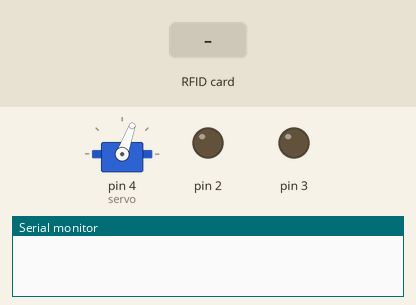
The sketch below on a simulated Arduino Uno, built with avr-gcc and run on an emulated ATmega328P. On the bench: servo, output pins drawn as LEDs (lit = HIGH), the last lines printed to the serial monitor. Inputs (shaded band) come from the test bench. Pins used as bus, display or sensor lines are not drawn.

Above: at 1.2 s.
1.3 s: RFID card 66 A1 C1 01 held to the reader
At 2.1 s:
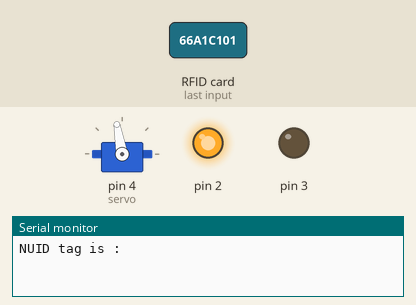
At 5.6 s:
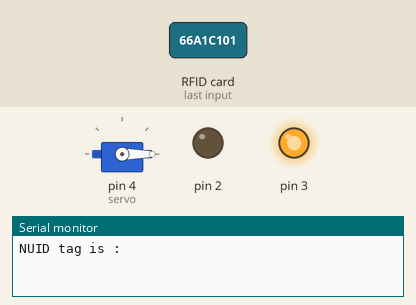
Timing chart, 0 to 7.1 s (numbered marks = the images above; inputs shaded):
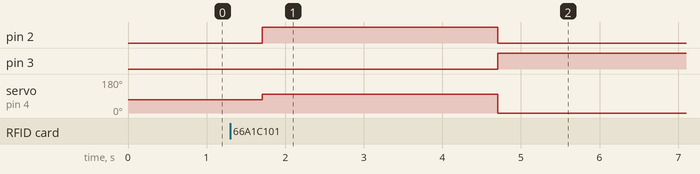

The sketch:

RFID_DoorLock.ino
```cpp
#include <Servo.h>
#include <LiquidCrystal.h>
#include <SPI.h>
#include <MFRC522.h>

#define SS_PIN 10
#define RST_PIN 9
String UID = "66 A1 C1 01";
byte lock = 0;

Servo servo;
MFRC522 rfid(SS_PIN, RST_PIN);


void setup() {
  Serial.begin(9600);
  servo.write(70);
  servo.attach(4);
  SPI.begin();
  rfid.PCD_Init();
  pinMode(2, OUTPUT);
  pinMode(3, OUTPUT);
}

void loop() {


  if ( ! rfid.PICC_IsNewCardPresent())
    return;
  if ( ! rfid.PICC_ReadCardSerial())
    return;

  Serial.print("NUID tag is :");
  String ID = "";
  for (byte i = 0; i < rfid.uid.size; i++) {
    ID.concat(String(rfid.uid.uidByte[i] < 0x10 ? " 0" : " "));
    ID.concat(String(rfid.uid.uidByte[i], HEX));
    delay(100);
  }
  ID.toUpperCase();

  if (ID.substring(1) == UID && lock == 0 ) {
    servo.write(100);
    digitalWrite(2, HIGH);
    digitalWrite(3, LOW);
    //delay(1500);
    lock = 1;
    delay(3000);
    lock = 0;
    servo.write(0);
    digitalWrite(2, LOW);
    digitalWrite(3, HIGH);
  }
}
```

Measured:
- after the input at 1.3 s, pin 2: LOW → HIGH after 0.41 s, → LOW 3.0 s later; pin 3: LOW → HIGH after 3.4 s; servo on pin 4 (servo): 70° → 100° after 0.41 s, → 0° 3.0 s later
